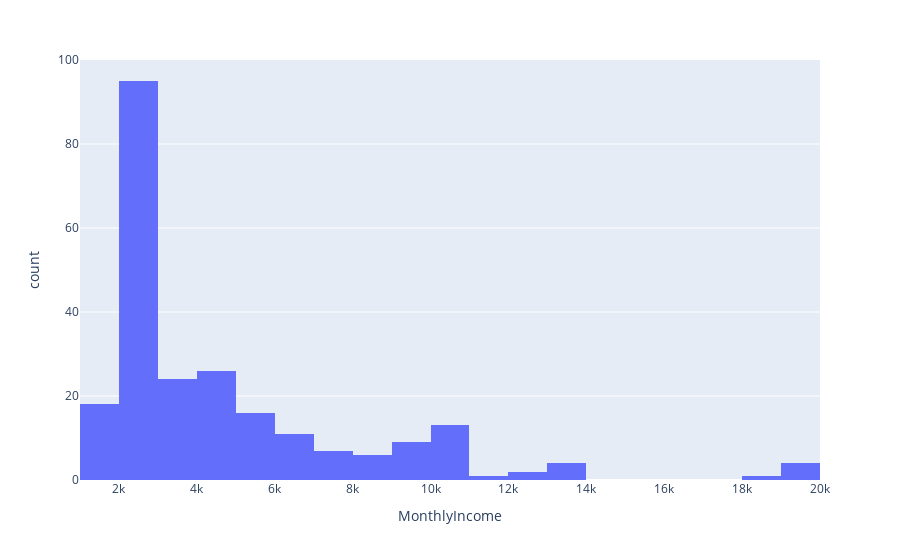

Notebook code cell kept with this figure:
### Markdown cell above
Male has a higher proportion of Attrition than Female.

### Code cell
# df1 = df[df['Attrition'] == 1]
# fig = px.histogram(df1, x= 'MonthlyIncome')
# fig.show()

### Figure 1 — Plotly figure (JSON) as saved in the notebook; plotly's stock layout.template omitted (floating-point values rounded to 4 significant figures; data arrays with more than 128 entries replaced by an {"elided": "..."} marker saying what was removed)
{"data": [{"alignmentgroup": "True", "bingroup": "x", "hovertemplate": "MonthlyIncome=%{x}<br>count=%{y}<extra></extra>", "legendgroup": "", "marker": {"color": "#636efa"}, "name": "", "offsetgroup": "", "orientation": "v", "showlegend": false, "type": "histogram", "x": {"elided": "237 int values"}, "xaxis": "x", "yaxis": "y"}], "layout": {"barmode": "relative", "legend": {"tracegroupgap": 0}, "margin": {"t": 60}, "xaxis": {"anchor": "y", "domain": [0, 1], "title": {"text": "MonthlyIncome"}}, "yaxis": {"anchor": "x", "domain": [0, 1], "title": {"text": "count"}}}}
